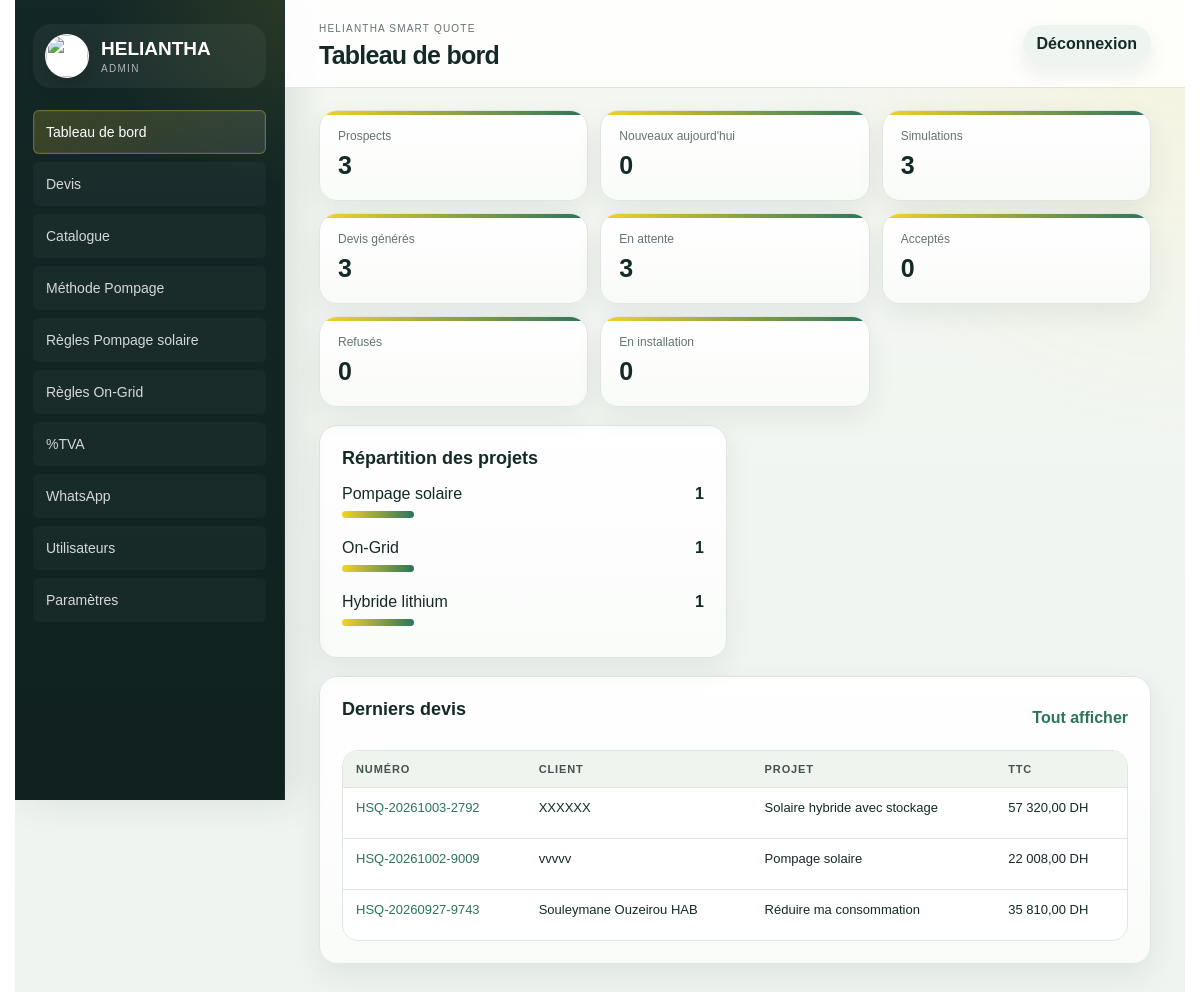
Page /admin/ (signed in) on the committed database.
### tables this page shows
CREATE TABLE quote_requests (
    id INTEGER PRIMARY KEY AUTOINCREMENT,
    quote_number TEXT NOT NULL UNIQUE,
    project TEXT NOT NULL,
    customer_name TEXT,
    phone TEXT,
    email TEXT,
    location TEXT,
    request_json TEXT NOT NULL,
    result_json TEXT NOT NULL,
    status TEXT NOT NULL DEFAULT 'Nouveau',
    created_at TEXT NOT NULL DEFAULT CURRENT_TIMESTAMP
, company TEXT, city TEXT, solution_name TEXT, amount_ht REAL, amount_ttc REAL, confidence INTEGER, reliability_json TEXT, calculation_detail_json TEXT, financial_breakdown_json TEXT, selected_equipment_json TEXT, calculator_versions_json TEXT, technical_parameters_json TEXT, quote_snapshot_json TEXT, technical_reference_json TEXT, bom_json TEXT, technical_configuration_json TEXT, compatibility_json TEXT, product_selections_json TEXT, selected_offer_level TEXT, updated_at TEXT);

### app/routes.py (the view)
@bp.get("/admin/")
def admin_dashboard():
    return render_template(
        "admin/dashboard.html",
        stats=dashboard_stats(),
        project_labels=PROJECT_LABELS,
        display_quote_status=display_quote_status,
    )

### app/admin_quotes.py (called while the page is built)
def display_quote_status(status):
    return "Étude" if status == "Visite programmee" else status

### app/db.py (called while the page is built)
def get_db():
    if "db" not in g:
        g.db = sqlite3.connect(current_app.config["DATABASE"])
        g.db.row_factory = sqlite3.Row
    return g.db

def ensure_schema(db=None):
    db = db or get_db()
    db.executescript(SCHEMA)
    _migrate_quote_requests(db)
    _migrate_products(db)
    _migrate_pump_curve_points(db)
    _migrate_calculation_parameters(db)
    _migrate_pumping_solar_rules(db)
    _migrate_public_tracking(db)
    _migrate_users(db)
    _seed_defaults(db)
    _seed_vat_rates(db)
    db.commit()

def _migrate_quote_requests(db):
    existing = {row["name"] for row in db.execute("PRAGMA table_info(quote_requests)").fetchall()}
    for column, column_type in QUOTE_COLUMNS.items():
        if column not in existing:
            db.execute(f"ALTER TABLE quote_requests ADD COLUMN {column} {column_type}")

def _migrate_products(db):
    existing = {row["name"] for row in db.execute("PRAGMA table_info(products)").fetchall()}
    for column, column_type in PRODUCT_COLUMNS.items():
        if column not in existing:
            db.execute(f"ALTER TABLE products ADD COLUMN {column} {column_type}")
    db.execute(
        """CREATE INDEX IF NOT EXISTS idx_products_catalog_lookup
        ON products(active, category, brand, stock, priority)"""
    )

def _migrate_pump_curve_points(db):
    db.execute(
        """CREATE INDEX IF NOT EXISTS idx_pump_curve_points_lookup
        ON pump_curve_points(pump_id, flow_m3_h)"""
    )

def _migrate_calculation_parameters(db):
    existing = {row["name"] for row in db.execute("PRAGMA table_info(calculation_parameters)").fetchall()}
    for column, column_type in CALCULATION_PARAMETER_COLUMNS.items():
        if column not in existing:
            db.execute(f"ALTER TABLE calculation_parameters ADD COLUMN {column} {column_type}")

def _migrate_pumping_solar_rules(db):
    existing = {row["name"] for row in db.execute("PRAGMA table_info(pumping_solar_rules)").fetchall()}
    for column, column_type in PUMPING_SOLAR_RULE_COLUMNS.items():
        if column not in existing:
            db.execute(f"ALTER TABLE pumping_solar_rules ADD COLUMN {column} {column_type}")
    db.execute(
        """CREATE INDEX IF NOT EXISTS idx_pumping_solar_rules_lookup
        ON pumping_solar_rules(active, rule_type, pump_cv, panel_power_w, drive_power_kw, phase, sort_order)"""
    )

### templates/admin/dashboard.html (shortened to what this page needs)
{% extends "admin/base.html" %}
{% block page_title %}Tableau de bord{% endblock %}
{% block content %}
<section class="stat-grid">
  <article><small>Prospects</small><b>{{ stats.total_prospects }}</b></article>
  <article><small>Nouveaux aujourd'hui</small><b>{{ stats.new_today }}</b></article>
  <article><small>Simulations</small><b>{{ stats.simulations }}</b></article>
  <article><small>Devis générés</small><b>{{ stats.quotes_generated }}</b></article>
  <article><small>En attente</small><b>{{ stats.pending_quotes }}</b></article>
  <article><small>Acceptés</small><b>{{ stats.accepted_quotes }}</b></article>
  <article><small>Refusés</small><b>{{ stats.refused_quotes }}</b></article>
  <article><small>En installation</small><b>{{ stats.installing_projects }}</b></article>
</section>
<section class="admin-grid two">
  <article class="panel">
    <h2>Répartition des projets</h2>
    <div class="bars">
      {% for item in stats.project_breakdown %}
      <div><span>{{ item.label }}</span><b>{{ item.count }}</b><i style="width: {{ item.count * 20 if item.count < 5 else 100 }}%"></i></div>
      {% else %}<p class="muted">Aucune simulation pour le moment.</p>{% endfor %}
    </div>
  </article>
</section>
<section class="panel">
  <div class="panel-head"><h2>Derniers devis</h2><a class="text-button" href="{{ url_for('main.admin_quotes') }}">Tout afficher</a></div>
  <div class="table-wrap">
    <table>
      <thead><tr><th>Numéro</th><th>Client</th><th>Projet</th><th>TTC</th><th>Statut</th></tr></thead>
      <tbody>
        {% for q in stats.latest_quotes %}
        <tr>
          <td><a href="{{ url_for('main.admin_quote_detail', quote_id=q.id) }}">{{ q.quote_number }}</a></td>
          <td>{{ q.customer_name or "-" }}</td>
          <td>{{ project_labels.get(q.project, q.project) }}</td>
          <td>{{ (q.amount_ttc or 0)|format_currency }}</td>
          <td><span class="status">{{ display_quote_status(q.status) }}</span></td>
        </tr>
        {% else %}<tr><td colspan="5">Aucun devis enregistré.</td></tr>{% endfor %}
      </tbody>
    </table>
  </div>
</section>
{% endblock %}

### static/css/admin.css (style rules this page uses)
:root { --ink:#142a27;--muted:#66736f;--line:#dfe6e1;--paper:#f6f7f1;--white:#fff;--yellow:#f4d229;--green:#164b3d;--green2:#2b745c;--blue:#e3f0f5;--danger:#b42318;--warn:#9a6700;--shadow:0 18px 50px rgba(17,45,38,.12) }
html { scroll-behavior:smooth;overscroll-behavior-y:none;scrollbar-gutter:stable both-edges }
* { box-sizing:border-box }
body { margin:0;color:var(--ink);font-family:Arial,Helvetica,sans-serif;background:var(--paper);overflow-x:clip;min-width:320px }
a { color:var(--green2);text-decoration:none }
main,section,article,aside,header,footer,nav,form { min-width:0 }
.admin-app { display:grid;grid-template-columns:270px 1fr;min-height:100vh }
.stat-grid { display:grid;grid-template-columns:repeat(3,minmax(0,1fr));gap:12px;margin-bottom:18px }
.stat-grid article,.panel { background:white;border:1px solid var(--line);border-radius:8px;box-shadow:0 4px 14px rgba(17,45,38,.04) }
.stat-grid article { padding:18px }
.stat-grid small { display:block;color:var(--muted);font-size:12px }
.stat-grid b { display:block;margin-top:8px;font-size:25px }
.panel { padding:20px;margin-bottom:18px }
.panel h2 { font-size:18px;margin:0 0 16px }
.panel-head { display:flex;align-items:center;justify-content:space-between;gap:15px }
.admin-grid { display:grid;gap:18px }
.admin-grid.two { grid-template-columns:1fr 1fr }
.table-wrap { overflow:auto;border:1px solid var(--line);border-radius:7px;-webkit-overflow-scrolling:touch;overscroll-behavior:contain }
table { width:100%;border-collapse:collapse;min-width:820px;background:white }
th,td { padding:12px 13px;border-bottom:1px solid var(--line);text-align:left;vertical-align:top;font-size:13px;overflow-wrap:anywhere;word-break:break-word }
th { background:#f0f4ef;color:#42524d;font-size:11px;text-transform:uppercase;letter-spacing:.08em }
tr:last-child td { border-bottom:0 }
.admin-button,.ghost-button,.text-button { border:0;border-radius:6px;cursor:pointer;font-weight:700 }
.text-button { background:transparent;color:var(--green2) }
.bars { display:grid;gap:12px }
.bars div { display:grid;grid-template-columns:1fr auto;gap:8px;position:relative;padding-bottom:9px }
.bars i { grid-column:1/-1;display:block;height:7px;border-radius:999px;background:linear-gradient(90deg,var(--yellow),var(--green2));max-width:100% }
body { background: radial-gradient(circle at top right, rgba(244,210,41,.10), transparent 28%), linear-gradient(180deg, #f4f7f2 0%, #eef3ef 100%); }
.admin-button, .ghost-button, .text-button { border-radius: 999px; }
.text-button { font-weight: 800; }
.stat-grid article, .panel, .parameter-card, .config-section-card, .selection-card, .compatibility-card, .offer-grid article, .login-card, .pdf-sheet { border-radius: 18px; box-shadow: 0 10px 28px rgba(17,45,38,.07); }
.stat-grid article { position: relative; overflow: hidden; padding: 18px 18px 20px; background: linear-gradient(180deg, #fff 0%, #f9fbf8 100%); }
.stat-grid article::before { content:""; position:absolute; inset:0 0 auto 0; height:4px; background: linear-gradient(90deg, var(--yellow), var(--green2)); }
.panel { padding: 22px; background: linear-gradient(180deg, rgba(255,255,255,.98) 0%, rgba(250,252,250,.96) 100%); }
.panel-head { margin-bottom: 14px; }
.table-wrap { border-radius: 16px; box-shadow: inset 0 0 0 1px rgba(223,230,225,.65); }
table { min-width: 900px; }
th { position: sticky; top: 0; z-index: 1; }
.admin-grid.two { gap: 16px; }

### rows in the picture
quote_requests: quote_number "HSQ-20261003-2792", customer_name "XXXXXX", get "Solaire hybride avec stockage", amount_ttc "57 320,00 DH"
quote_requests: quote_number "HSQ-20261002-9009", customer_name "vvvvv", get "Pompage solaire", amount_ttc "22 008,00 DH"
quote_requests: quote_number "HSQ-20260927-9743", customer_name "Souleymane Ouzeirou HAB", get "Réduire ma consommation", amount_ttc "35 810,00 DH"

### other values in the picture
{{ stats.total_prospects }} "3"
{{ stats.new_today }} "0"
{{ stats.simulations }} "3"
{{ stats.quotes_generated }} "3"
{{ stats.pending_quotes }} "3"
{{ stats.accepted_quotes }} "0"
{{ stats.refused_quotes }} "0"
{{ stats.installing_projects }} "0"
{{ item.label }} "Pompage solaire" "On-Grid" "Hybride lithium"
{{ item.count }} "1" "1" "1"
